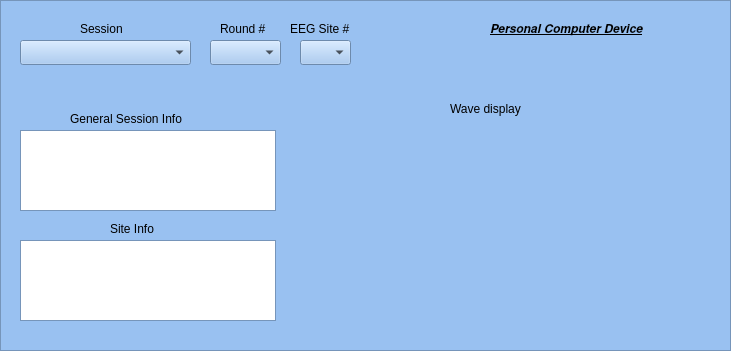
   <widget class="QFrame" name="frame">
    <property name="geometry">
     <rect>
      <x>550</x>
      <y>10</y>
      <width>731</width>
      <height>351</height>
     </rect>
    </property>
    <property name="palette">
     <palette>
      <active>
       <colorrole role="WindowText">
        <brush brushstyle="SolidPattern">
         <color alpha="255">
          <red>0</red>
          <green>0</green>
          <blue>0</blue>
         </color>
        </brush>
       </colorrole>
       <colorrole role="Button">
        <brush brushstyle="SolidPattern">
         <color alpha="255">
          <red>153</red>
          <green>193</green>
          <blue>241</blue>
         </color>
        </brush>
       </colorrole>
       <colorrole role="Light">
        <brush brushstyle="SolidPattern">
         <color alpha="255">
          <red>255</red>
          <green>255</green>
          <blue>255</blue>
         </color>
        </brush>
       </colorrole>
       <colorrole role="Midlight">
        <brush brushstyle="SolidPattern">
         <color alpha="255">
          <red>204</red>
          <green>224</green>
          <blue>248</blue>
         </color>
        </brush>
       </colorrole>
       <colorrole role="Dark">
        <brush brushstyle="SolidPattern">
         <color alpha="255">
          <red>76</red>
          <green>96</green>
          <blue>120</blue>
         </color>
        </brush>
       </colorrole>
       <colorrole role="Mid">
        <brush brushstyle="SolidPattern">
         <color alpha="255">
          <red>102</red>
          <green>129</green>
          <blue>161</blue>
         </color>
        </brush>
       </colorrole>
       <colorrole role="Text">
        <brush brushstyle="SolidPattern">
         <color alpha="255">
          <red>0</red>
          <green>0</green>
          <blue>0</blue>
         </color>
        </brush>
       </colorrole>
       <colorrole role="BrightText">
        <brush brushstyle="SolidPattern">
         <color alpha="255">
          <red>255</red>
          <green>255</green>
          <blue>255</blue>
         </color>
        </brush>
       </colorrole>
       <colorrole role="ButtonText">
        <brush brushstyle="SolidPattern">
         <color alpha="255">
          <red>0</red>
          <green>0</green>
          <blue>0</blue>
         </color>
        </brush>
       </colorrole>
       <colorrole role="Base">
        <brush brushstyle="SolidPattern">
         <color alpha="255">
          <red>255</red>
          <green>255</green>
          <blue>255</blue>
         </color>
        </brush>
       </colorrole>
       <colorrole role="Window">
        <brush brushstyle="SolidPattern">
         <color alpha="255">
          <red>153</red>
          <green>193</green>
          <blue>241</blue>
         </color>
        </brush>
       </colorrole>
       <colorrole role="Shadow">
        <brush brushstyle="SolidPattern">
         <color alpha="255">
          <red>0</red>
          <green>0</green>
          <blue>0</blue>
         </color>
        </brush>
       </colorrole>
       <colorrole role="AlternateBase">
        <brush brushstyle="SolidPattern">
         <color alpha="255">
          <red>204</red>
          <green>224</green>
          <blue>248</blue>
         </color>
        </brush>
       </colorrole>
       <colorrole role="ToolTipBase">
        <brush brushstyle="SolidPattern">
         <color alpha="255">
          <red>255</red>
          <green>255</green>
          <blue>220</blue>
         </color>
        </brush>
       </colorrole>
       <colorrole role="ToolTipText">
        <brush brushstyle="SolidPattern">
         <color alpha="255">
          <red>0</red>
          <green>0</green>
          <blue>0</blue>
         </color>
        </brush>
       </colorrole>
       <colorrole role="PlaceholderText">
        <brush brushstyle="SolidPattern">
         <color alpha="128">
          <red>0</red>
          <green>0</green>
          <blue>0</blue>
         </color>
        </brush>
       </colorrole>
      </active>
      <inactive>
       <colorrole role="WindowText">
        <brush brushstyle="SolidPattern">
         <color alpha="255">
          <red>0</red>
          <green>0</green>
          <blue>0</blue>
         </color>
        </brush>
       </colorrole>
       <colorrole role="Button">
        <brush brushstyle="SolidPattern">
         <color alpha="255">
          <red>153</red>
          <green>193</green>
          <blue>241</blue>
         </color>
        </brush>
       </colorrole>
       <colorrole role="Light">
        <brush brushstyle="SolidPattern">
         <color alpha="255">
          <red>255</red>
          <green>255</green>
          <blue>255</blue>
         </color>
        </brush>
       </colorrole>
       <colorrole role="Midlight">
        <brush brushstyle="SolidPattern">
         <color alpha="255">
          <red>204</red>
          <green>224</green>
          <blue>248</blue>
         </color>
        </brush>
       </colorrole>
       <colorrole role="Dark">
        <brush brushstyle="SolidPattern">
         <color alpha="255">
          <red>76</red>
          <green>96</green>
          <blue>120</blue>
         </color>
        </brush>
       </colorrole>
       <colorrole role="Mid">
        <brush brushstyle="SolidPattern">
         <color alpha="255">
          <red>102</red>
          <green>129</green>
          <blue>161</blue>
         </color>
        </brush>
       </colorrole>
       <colorrole role="Text">
        <brush brushstyle="SolidPattern">
         <color alpha="255">
          <red>0</red>
          <green>0</green>
          <blue>0</blue>
         </color>
        </brush>
       </colorrole>
       <colorrole role="BrightText">
        <brush brushstyle="SolidPattern">
         <color alpha="255">
          <red>255</red>
          <green>255</green>
          <blue>255</blue>
         </color>
        </brush>
       </colorrole>
       <colorrole role="ButtonText">
        <brush brushstyle="SolidPattern">
         <color alpha="255">
          <red>0</red>
          <green>0</green>
          <blue>0</blue>
         </color>
        </brush>
       </colorrole>
       <colorrole role="Base">
        <brush brushstyle="SolidPattern">
         <color alpha="255">
          <red>255</red>
          <green>255</green>
          <blue>255</blue>
         </color>
        </brush>
       </colorrole>
       <colorrole role="Window">
        <brush brushstyle="SolidPattern">
         <color alpha="255">
          <red>153</red>
          <green>193</green>
          <blue>241</blue>
         </color>
        </brush>
       </colorrole>
       <colorrole role="Shadow">
        <brush brushstyle="SolidPattern">
         <color alpha="255">
          <red>0</red>
          <green>0</green>
          <blue>0</blue>
         </color>
        </brush>
       </colorrole>
       <colorrole role="AlternateBase">
        <brush brushstyle="SolidPattern">
         <color alpha="255">
          <red>204</red>
          <green>224</green>
          <blue>248</blue>
         </color>
        </brush>
       </colorrole>
       <colorrole role="ToolTipBase">
        <brush brushstyle="SolidPattern">
         <color alpha="255">
          <red>255</red>
          <green>255</green>
          <blue>220</blue>
         </color>
        </brush>
       </colorrole>
       <colorrole role="ToolTipText">
        <brush brushstyle="SolidPattern">
         <color alpha="255">
          <red>0</red>
          <green>0</green>
          <blue>0</blue>
         </color>
        </brush>
       </colorrole>
       <colorrole role="PlaceholderText">
        <brush brushstyle="SolidPattern">
         <color alpha="128">
          <red>0</red>
          <green>0</green>
          <blue>0</blue>
         </color>
        </brush>
       </colorrole>
      </inactive>
      <disabled>
       <colorrole role="WindowText">
        <brush brushstyle="SolidPattern">
         <color alpha="255">
          <red>76</red>
          <green>96</green>
          <blue>120</blue>
         </color>
        </brush>
       </colorrole>
       <colorrole role="Button">
        <brush brushstyle="SolidPattern">
         <color alpha="255">
          <red>153</red>
          <green>193</green>
          <blue>241</blue>
         </color>
        </brush>
       </colorrole>
       <colorrole role="Light">
        <brush brushstyle="SolidPattern">
         <color alpha="255">
          <red>255</red>
          <green>255</green>
          <blue>255</blue>
         </color>
        </brush>
       </colorrole>
       <colorrole role="Midlight">
        <brush brushstyle="SolidPattern">
         <color alpha="255">
          <red>204</red>
          <green>224</green>
          <blue>248</blue>
         </color>
        </brush>
       </colorrole>
       <colorrole role="Dark">
        <brush brushstyle="SolidPattern">
         <color alpha="255">
          <red>76</red>
          <green>96</green>
          <blue>120</blue>
         </color>
        </brush>
       </colorrole>
       <colorrole role="Mid">
        <brush brushstyle="SolidPattern">
         <color alpha="255">
          <red>102</red>
          <green>129</green>
          <blue>161</blue>
         </color>
        </brush>
       </colorrole>
       <colorrole role="Text">
        <brush brushstyle="SolidPattern">
         <color alpha="255">
          <red>76</red>
          <green>96</green>
          <blue>120</blue>
         </color>
        </brush>
       </colorrole>
       <colorrole role="BrightText">
        <brush brushstyle="SolidPattern">
         <color alpha="255">
          <red>255</red>
          <green>255</green>
          <blue>255</blue>
         </color>
        </brush>
       </colorrole>
       <colorrole role="ButtonText">
        <brush brushstyle="SolidPattern">
         <color alpha="255">
          <red>76</red>
          <green>96</green>
          <blue>120</blue>
         </color>
        </brush>
       </colorrole>
       <colorrole role="Base">
        <brush brushstyle="SolidPattern">
         <color alpha="255">
          <red>153</red>
          <green>193</green>
          <blue>241</blue>
         </color>
        </brush>
       </colorrole>
       <colorrole role="Window">
        <brush brushstyle="SolidPattern">
         <color alpha="255">
          <red>153</red>
          <green>193</green>
          <blue>241</blue>
         </color>
        </brush>
       </colorrole>
       <colorrole role="Shadow">
        <brush brushstyle="SolidPattern">
         <color alpha="255">
          <red>0</red>
          <green>0</green>
          <blue>0</blue>
         </color>
        </brush>
       </colorrole>
       <colorrole role="AlternateBase">
        <brush brushstyle="SolidPattern">
         <color alpha="255">
          <red>153</red>
          <green>193</green>
          <blue>241</blue>
         </color>
        </brush>
       </colorrole>
       <colorrole role="ToolTipBase">
        <brush brushstyle="SolidPattern">
         <color alpha="255">
          <red>255</red>
          <green>255</green>
          <blue>220</blue>
         </color>
        </brush>
       </colorrole>
       <colorrole role="ToolTipText">
        <brush brushstyle="SolidPattern">
         <color alpha="255">
          <red>0</red>
          <green>0</green>
          <blue>0</blue>
         </color>
        </brush>
       </colorrole>
       <colorrole role="PlaceholderText">
        <brush brushstyle="SolidPattern">
         <color alpha="128">
          <red>0</red>
          <green>0</green>
          <blue>0</blue>
         </color>
        </brush>
       </colorrole>
      </disabled>
     </palette>
    </property>
    <property name="autoFillBackground">
     <bool>true</bool>
    </property>
    <property name="frameShape">
     <enum>QFrame::StyledPanel</enum>
    </property>
    <property name="frameShadow">
     <enum>QFrame::Raised</enum>
    </property>
    <widget class="QLabel" name="label_9">
     <property name="geometry">
      <rect>
       <x>490</x>
       <y>20</y>
       <width>171</width>
       <height>17</height>
      </rect>
     </property>
     <property name="font">
      <font>
       <family>Nimbus Sans L</family>
       <weight>75</weight>
       <italic>true</italic>
       <bold>true</bold>
       <underline>true</underline>
      </font>
     </property>
     <property name="text">
      <string>Personal Computer Device</string>
     </property>
    </widget>
    <widget class="QComboBox" name="sessionBox">
     <property name="geometry">
      <rect>
       <x>20</x>
       <y>40</y>
       <width>171</width>
       <height>25</height>
      </rect>
     </property>
    </widget>
    <widget class="QComboBox" name="roundBox">
     <property name="geometry">
      <rect>
       <x>210</x>
       <y>40</y>
       <width>71</width>
       <height>25</height>
      </rect>
     </property>
    </widget>
    <widget class="QComboBox" name="eegBox">
     <property name="geometry">
      <rect>
       <x>300</x>
       <y>40</y>
       <width>51</width>
       <height>25</height>
      </rect>
     </property>
    </widget>
    <widget class="QLabel" name="label_5">
     <property name="geometry">
      <rect>
       <x>80</x>
       <y>20</y>
       <width>51</width>
       <height>17</height>
      </rect>
     </property>
     <property name="text">
      <string>Session</string>
     </property>
    </widget>
    <widget class="QTextBrowser" name="sessionInfo">
     <property name="geometry">
      <rect>
       <x>20</x>
       <y>130</y>
       <width>256</width>
       <height>81</height>
      </rect>
     </property>
    </widget>
    <widget class="QLabel" name="label_4">
     <property name="geometry">
      <rect>
       <x>70</x>
       <y>110</y>
       <width>141</width>
       <height>17</height>
      </rect>
     </property>
     <property name="text">
      <string>General Session Info</string>
     </property>
    </widget>
    <widget class="QLabel" name="label_7">
     <property name="geometry">
      <rect>
       <x>110</x>
       <y>220</y>
       <width>62</width>
       <height>17</height>
      </rect>
     </property>
     <property name="text">
      <string>Site Info</string>
     </property>
    </widget>
    <widget class="QLabel" name="label_8">
     <property name="geometry">
      <rect>
       <x>450</x>
       <y>100</y>
       <width>101</width>
       <height>17</height>
      </rect>
     </property>
     <property name="text">
      <string>Wave display</string>
     </property>
    </widget>
    <widget class="QWidget" name="waveWidget" native="true">
     <property name="geometry">
      <rect>
       <x>300</x>
       <y>110</y>
       <width>411</width>
       <height>241</height>
      </rect>
     </property>
    </widget>
    <widget class="QLabel" name="label_6">
     <property name="geometry">
      <rect>
       <x>290</x>
       <y>20</y>
       <width>71</width>
       <height>17</height>
      </rect>
     </property>
     <property name="text">
      <string>EEG Site #</string>
     </property>
    </widget>
    <widget class="QLabel" name="label_2">
     <property name="geometry">
      <rect>
       <x>220</x>
       <y>20</y>
       <width>61</width>
       <height>17</height>
      </rect>
     </property>
     <property name="text">
      <string>Round #</string>
     </property>
    </widget>
    <widget class="QTextBrowser" name="siteInfo">
     <property name="geometry">
      <rect>
       <x>20</x>
       <y>240</y>
       <width>256</width>
       <height>81</height>
      </rect>
     </property>
    </widget>
   </widget>
